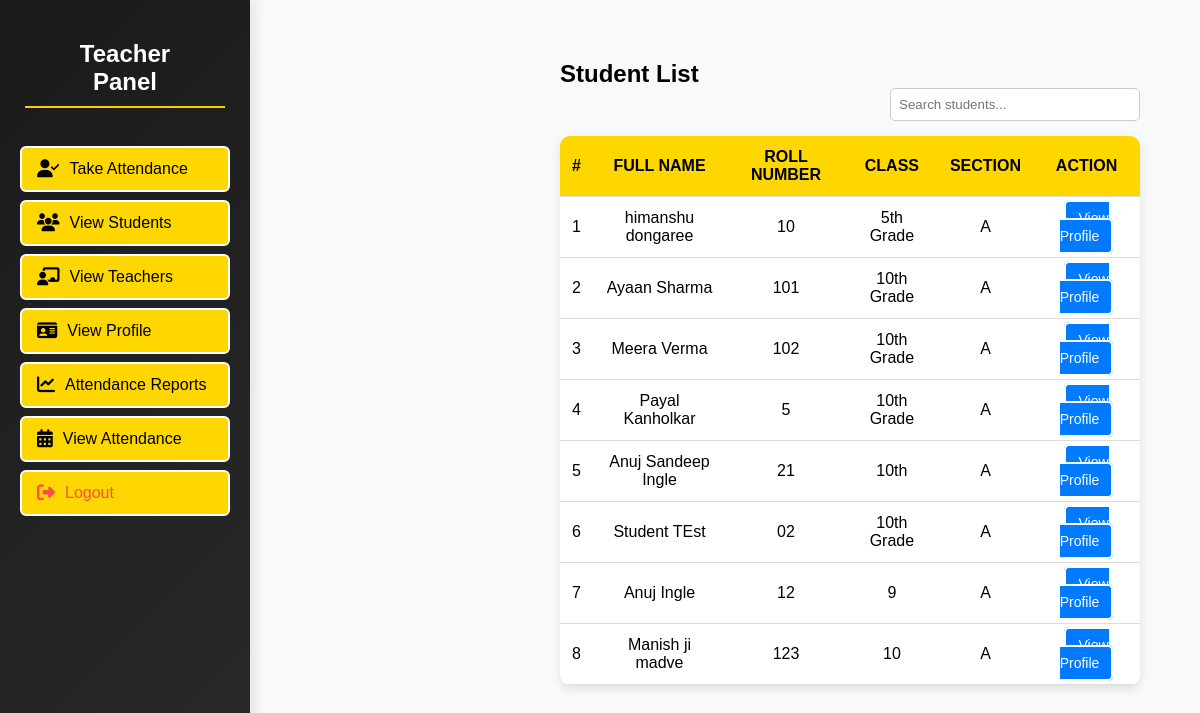
The page /teacher/students/ on the database its author committed.
### authentication/models.py (models this page shows, shortened)
class StudentProfile(models.Model):
    user = models.OneToOneField(CustomUser, on_delete=models.CASCADE, related_name="student_profile")
    full_name = models.CharField(max_length=100)
    roll_number = models.CharField(max_length=20, unique=True)
    class_name = models.CharField(max_length=20)  # Example: "10th Grade"
    section = models.CharField(max_length=5)  # Example: "A"
    date_of_birth = models.DateField()
    phone_number = models.CharField(max_length=15)
    address = models.TextField()
    remarks = models.TextField(blank=True, null=True)
    class Meta:
        verbose_name = "Student Profile"
        verbose_name_plural = "Student Profiles"

### teacher/views.py (the view)
# urls.py: path('students/', views.teacher_student_list, name='teacher_student_list'),
def teacher_student_list(request):
    students = StudentProfile.objects.all()
    return render(request, 'teacher/teacher_student_list.html', {'students': students})

### teacher/templates/teacher/teacher_student_list.html (shortened to what this page needs)
{% extends 'base_teacher.html' %}
{% block content %}
<div class="container">
    <h2 class="page-title">Student List</h2>
    <div class="search-container">
        <input type="text" id="searchInput" onkeyup="searchTable()" placeholder="Search students...">
    </div>
    <table class="styled-table" id="studentTable">
        <thead>
            <tr>
                <th>#</th>
                <th>Full Name</th>
                <th>Roll Number</th>
                <th>Class</th>
                <th>Section</th>
                <th>Action</th>
            </tr>
        </thead>
        <tbody>
            {% for student in students %}
            <tr>
                <td>{{ forloop.counter }}</td>
                <td>{{ student.full_name }}</td>
                <td>{{ student.roll_number }}</td>
                <td>{{ student.class_name }}</td>
                <td>{{ student.section }}</td>
                <td>
                    <a href="{% url 'teacher_view_student' student.id %}" class="btn btn-view">View Profile</a>
                </td>
            </tr>
            {% empty %}
            <tr>
                <td colspan="6" class="no-data">No students found.</td>
            </tr>
            {% endfor %}
        </tbody>
    </table>
</div>
{% endblock %}

### teacher/templates/base_teacher.html (style rules this page uses)
:root { --primary-color: #FFD700; --secondary-color: #FFA500; --dark-color: #1a1a1a; --accent-color: #ffcc00; --sidebar-width: 250px; }
* { margin: 0; padding: 0; box-sizing: border-box; font-family: 'Arial', sans-serif; }
body { display: flex; height: 100vh; background: #f8f9fa; overflow: hidden; }
.container { margin-left: var(--sidebar-width); padding: 30px; transition: all 0.3s ease; min-height: 100vh; }

### teacher/templates/teacher/teacher_student_list.html (style rules this page uses)
.search-container { margin-bottom: 15px; text-align: right; }
.search-container input { padding: 8px; width: 250px; border: 1px solid #ccc; border-radius: 5px; outline: none; transition: 0.3s; }
.styled-table { width: 100%; border-collapse: collapse; background: white; box-shadow: 0px 4px 10px rgba(0, 0, 0, 0.1); border-radius: 10px; overflow: hidden; }
.styled-table thead { background: #FFD700; color: black; text-transform: uppercase; }
.styled-table th, .styled-table td { padding: 12px; text-align: center; border-bottom: 1px solid #ddd; }
.btn { padding: 8px 12px; border: none; border-radius: 5px; font-size: 14px; text-decoration: none; transition: 0.3s; }
.btn-view { background: #007bff; color: white; border: 2px solid white; }

### rows shown on the page
StudentProfile: full_name "himanshu dongaree", roll_number "10", class_name "5th Grade", section "A"
StudentProfile: full_name "Ayaan Sharma", roll_number "101", class_name "10th Grade", section "A"
StudentProfile: full_name "Meera Verma", roll_number "102", class_name "10th Grade", section "A"
StudentProfile: full_name "Payal Kanholkar", roll_number "5", class_name "10th Grade", section "A"
StudentProfile: full_name "Anuj Sandeep Ingle", roll_number "21", class_name "10th", section "A"
StudentProfile: full_name "Student TEst", roll_number "02", class_name "10th Grade", section "A"
StudentProfile: full_name "Anuj Ingle", roll_number "12", class_name "9", section "A"
StudentProfile: full_name "Manish ji madve", roll_number "123", class_name "10", section "A"
